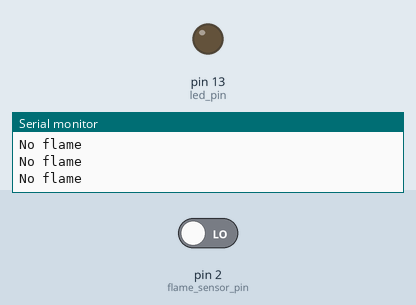
Bench run of a program on a simulated Arduino Pro Mini, built with avr-gcc and run on an emulated ATmega328P. Shown: output pins drawn as LEDs (lit = HIGH), the last lines printed to the serial monitor. The inputs (shaded band) are chosen by the test bench; at power-on: pin 2 (flame_sensor_pin) LOW.

Above: at 1.2 s.
1.3 s: pin 2 (flame_sensor_pin) driven HIGH
At 2.1 s:
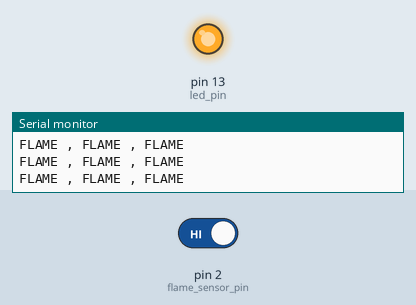
2.8 s: pin 2 (flame_sensor_pin) driven LOW
At 4.2 s:
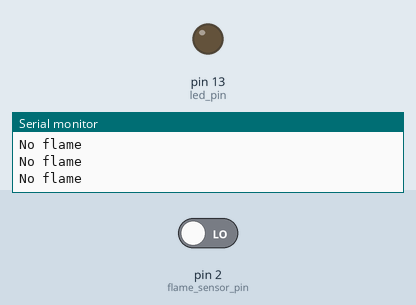
Timing chart, 0 to 5.8 s (numbered marks = the images above; inputs shaded):
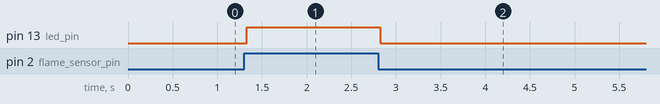

Measured:
- after the input at 1.3 s, pin 13 (led_pin): LOW → HIGH at once
- after the input at 2.8 s, pin 13 (led_pin): HIGH → LOW at once

The program:

main.cpp
```cpp
// KY-026 Flame Sensor Test (Arduino Mega 2560 / Pro Mini)
// ........................................................
// 2020-06-15 Gustavo Casanova

#include <Arduino.h>

int led_pin = 13 ;// initializing the pin 13 as the led pin
int flame_sensor_pin = 2 ;// initializing pin 49 (Mega 2560) /2 (Pro-Mini) as the sensor pin

int flame_pin = HIGH ; // state of sensor

void setup (void)  {
  pinMode (led_pin , OUTPUT); // declaring led pin as output pin
  pinMode (flame_sensor_pin , INPUT); // declaring sensor pin as input pin for Arduino
  Serial.begin (9600);// setting baud rate at 9600
}

void loop (void) {
  flame_pin = digitalRead (flame_sensor_pin) ;  // reading from the sensor
  if (flame_pin == HIGH) {
    Serial.println ("FLAME , FLAME , FLAME") ;
    digitalWrite (led_pin, HIGH) ;// if state is high, then turn high the led
  } else {
    Serial.println ("No flame") ;
    digitalWrite (led_pin , LOW) ;  // otherwise turn it low
  }
}
```
